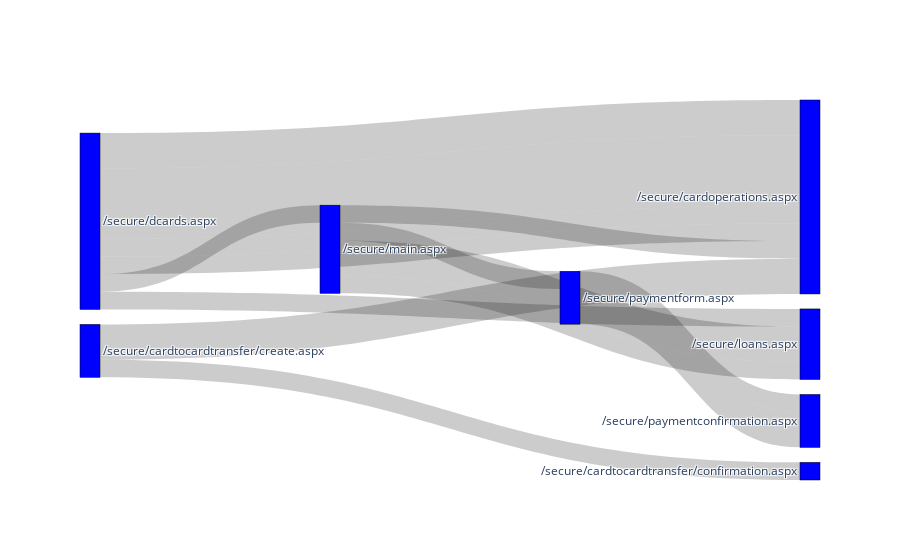

Here is the notebook cell this chart was saved with:
### Code cell
super_function(df, 2, 'Количесвто открытий')

### Figure 1 — Plotly figure (JSON) as saved in the notebook; plotly's stock layout.template omitted (floating-point values rounded to 4 significant figures)
{"data": [{"link": {"source": [9, 10, 3, 3, 10, 9, 9, 6, 10, 10, 9, 6, 10, 10], "target": [4, 5, 5, 7, 4, 4, 6, 8, 5, 9, 5, 8, 5, 5], "value": [2, 2, 2, 1, 1, 1, 1, 1, 4, 1, 1, 2, 1, 1, 2, 1, 2, 2, 2]}, "node": {"color": "blue", "label": ["/secure/accounts.aspx", "/secure/paymentcomplete.aspx", "/secure/cardtocardtransfer/complete.aspx", "/secure/cardtocardtransfer/create.aspx", "/secure/loans.aspx", "/secure/cardoperations.aspx", "/secure/paymentform.aspx", "/secure/cardtocardtransfer/confirmation.aspx", "/secure/paymentconfirmation.aspx", "/secure/main.aspx", "/secure/dcards.aspx"], "line": {"color": "black", "width": 0.5}, "pad": 15, "thickness": 20}, "type": "sankey"}], "layout": {}}
